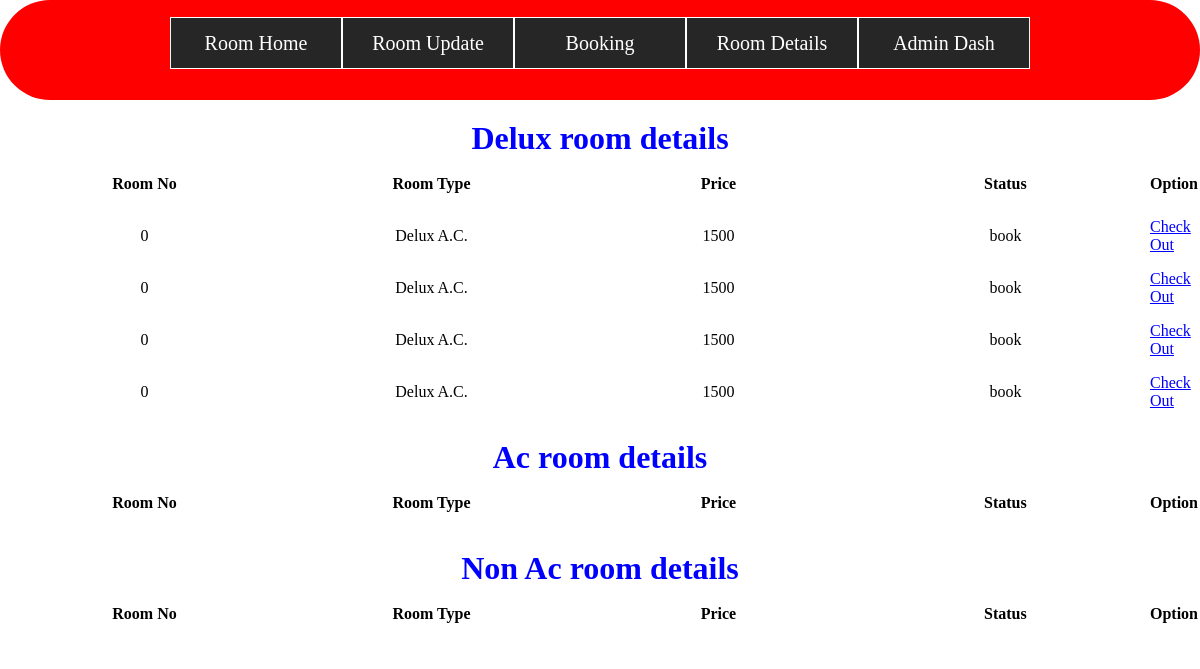
The app's page /admin/roomdetails.php with its own data.
### tables this page shows
CREATE TABLE `deluxacroom` (
  `id` int(11) NOT NULL,
  `roomno` int(20) NOT NULL,
  `roomtype` varchar(20) DEFAULT NULL,
  `price` int(20) NOT NULL,
  `status` varchar(20) NOT NULL DEFAULT 'un book'
);

### admin/roomdetails.php (the view, shortened to what this page needs)
<!DOCTYPE html>
<html lang="en">
<head>
    <link rel="stylesheet" href="stylee.css">
</head>
<body>
    <div class="wrapper-container">
    <div class="wrapper">
        <ul>
            <li><a href="aroom.php">Room Home</a></li>
            <li><a href="#">Room Update</a>
            </li>
            <li><a href="booking.php">Booking</a></li>
            <li><a href="roomdetails.php">Room Details</a></li>
            <li><a href="admindash.php">Admin Dash</a></li>
        </ul>
    </div>
    </div>
    <div class="admin-room-details">
         <h1 style="color:blue; text-align:center;">Delux room details</h1>
         <table>
             <tr>
                     <th width="25%" height="50px">Room No</th>
                     <th width="25%" height="50px">Room Type</th>
                     <th width="25%" height="50px">Price</th>
                     <th width="25%" height="50px">Status</th>
                     <th width="25%" height="50px">Option</th>
             </tr>
             <?php
                $qry="SELECT * FROM `deluxacroom`";
                $run=mysqli_query($sql,$qry);
                while( $row=mysqli_fetch_assoc($run))
                {
                    $rno=$row['roomno'];
                    $rtype=$row['roomtype'];
                    $price=$row['price'];
                    $status=$row['status'];
                    ?>
                    <tr>
                    <td width="25%" height="50px"><center><?php echo $rno ?></center></td>
                     <td width="25%" height="50px"><center><?php echo $rtype ?></center></td>
                     <td width="25%" height="50px"><center><?php echo $price ?></center></td>
                     <td width="25%" height="50px"><center><?php echo $status ?></center></td>
                     <td><a style="color:blue;" href="co.php? rno=<?php echo $rno; ?>">Check Out</a></td>
                    </tr>
                    <?php
                }
             ?>
         </table>
    </div>
    <div class="admin-room-details">
         <h1 style="color:blue; text-align:center;">Ac room details</h1>
         <table>
             <tr>
                     <th width="25%" height="50px">Room No</th>
                     <th width="25%" height="50px">Room Type</th>
                     <th width="25%" height="50px">Price</th>
                     <th width="25%" height="50px">Status</th>
                     <th width="25%" height="50px">Option</th>
             </tr>
         </table>
    </div>
    <div class="admin-room-details">
         <h1 style="color:blue; text-align:center;">Non Ac room details</h1>
         <table>
             <tr>
                     <th width="25%" height="50px">Room No</th>
                     <th width="25%" height="50px">Room Type</th>
                     <th width="25%" height="50px">Price</th>
                     <th width="25%" height="50px">Status</th>
                     <th width="25%" height="50px">Option</th>
             </tr>
         </table>
    </div>
</body>
</html>

### admin/stylee.css (style rules this page uses)
* { margin: 0; padding: 0; }
.wrapper { width: 860px; margin: 0 auto; }
.wrapper-container { background-color: red; width: 100%; height: 100px; position: relative; border-radius: 50px; }
.wrapper ul { list-style: none; padding-top: 2%; }
.wrapper ul li { background: #262626; width: 170px; border: 1px solid #fff; height: 50px; line-height: 50px; text-align: center; float: left; position: relative; }
.wrapper ul li a { color: #fff; font-size: 20px; text-decoration: none; }

### admin/roomdetails.php (style rules this page uses)
.admin-room-details { background:rgba(255,255,255,0.5); }
.admin-room-details h1 { text-align:center; margin-top: 20px; }
body::before { position: absolute; content: ""; height: 170%; width: 100%; z-index: -1; opacity: 0.89; background: url('../img/adminhotel2.jpg') center center/cover no-repeat; }

### records on screen
deluxacroom: roomno "0", roomtype "Delux A.C.", price "1500", status "book"
deluxacroom: roomno "0", roomtype "Delux A.C.", price "1500", status "book"
deluxacroom: roomno "0", roomtype "Delux A.C.", price "1500", status "book"
deluxacroom: roomno "0", roomtype "Delux A.C.", price "1500", status "book"
